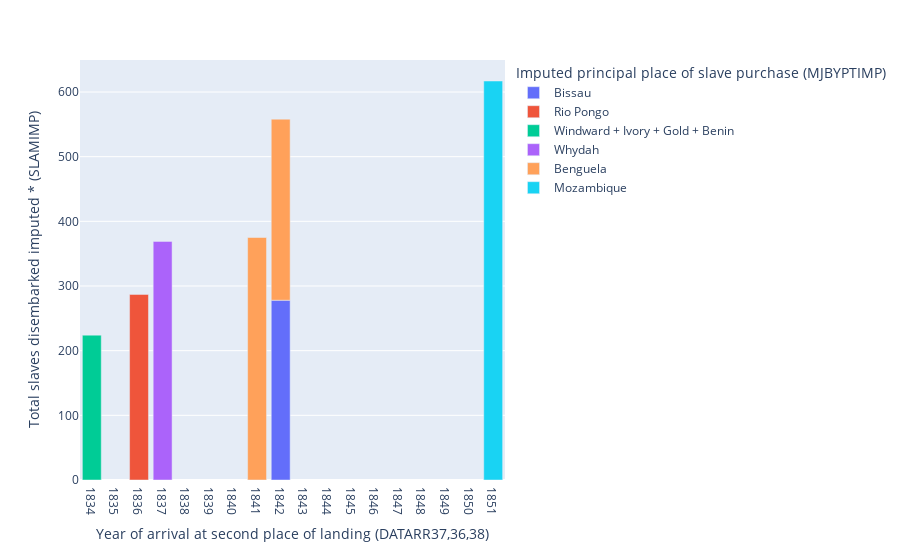

Write notebook code for a chart like this one.
### Code cell
fig = px.bar(df2, x=emb1.value,
             y=emb.value, color=emb3.value
             )
fig.update_xaxes(dtick=1)
fig.show()

### Figure 1 — Plotly figure (JSON) as saved in the notebook; plotly's stock layout.template omitted (floating-point values rounded to 4 significant figures)
{"data": [{"alignmentgroup": "True", "hovertemplate": "Imputed principal place of slave purchase (MJBYPTIMP)=Bissau<br>Year of arrival at second place of landing (DATARR37,36,38)=%{x}<br>Total slaves disembarked imputed * (SLAMIMP)=%{y}<extra></extra>", "legendgroup": "Bissau", "marker": {"color": "#636efa", "pattern": {"shape": ""}}, "name": "Bissau", "offsetgroup": "Bissau", "orientation": "v", "showlegend": true, "textposition": "auto", "type": "bar", "x": [1842], "xaxis": "x", "y": [278], "yaxis": "y"}, {"alignmentgroup": "True", "hovertemplate": "Imputed principal place of slave purchase (MJBYPTIMP)=Rio Pongo<br>Year of arrival at second place of landing (DATARR37,36,38)=%{x}<br>Total slaves disembarked imputed * (SLAMIMP)=%{y}<extra></extra>", "legendgroup": "Rio Pongo", "marker": {"color": "#EF553B", "pattern": {"shape": ""}}, "name": "Rio Pongo", "offsetgroup": "Rio Pongo", "orientation": "v", "showlegend": true, "textposition": "auto", "type": "bar", "x": [1836], "xaxis": "x", "y": [287], "yaxis": "y"}, {"alignmentgroup": "True", "hovertemplate": "Imputed principal place of slave purchase (MJBYPTIMP)=Windward + Ivory + Gold + Benin<br>Year of arrival at second place of landing (DATARR37,36,38)=%{x}<br>Total slaves disembarked imputed * (SLAMIMP)=%{y}<extra></extra>", "legendgroup": "Windward + Ivory + Gold + Benin", "marker": {"color": "#00cc96", "pattern": {"shape": ""}}, "name": "Windward + Ivory + Gold + Benin", "offsetgroup": "Windward + Ivory + Gold + Benin", "orientation": "v", "showlegend": true, "textposition": "auto", "type": "bar", "x": [1834], "xaxis": "x", "y": [224], "yaxis": "y"}, {"alignmentgroup": "True", "hovertemplate": "Imputed principal place of slave purchase (MJBYPTIMP)=Whydah<br>Year of arrival at second place of landing (DATARR37,36,38)=%{x}<br>Total slaves disembarked imputed * (SLAMIMP)=%{y}<extra></extra>", "legendgroup": "Whydah", "marker": {"color": "#ab63fa", "pattern": {"shape": ""}}, "name": "Whydah", "offsetgroup": "Whydah", "orientation": "v", "showlegend": true, "textposition": "auto", "type": "bar", "x": [1837], "xaxis": "x", "y": [369], "yaxis": "y"}, {"alignmentgroup": "True", "hovertemplate": "Imputed principal place of slave purchase (MJBYPTIMP)=Benguela<br>Year of arrival at second place of landing (DATARR37,36,38)=%{x}<br>Total slaves disembarked imputed * (SLAMIMP)=%{y}<extra></extra>", "legendgroup": "Benguela", "marker": {"color": "#FFA15A", "pattern": {"shape": ""}}, "name": "Benguela", "offsetgroup": "Benguela", "orientation": "v", "showlegend": true, "textposition": "auto", "type": "bar", "x": [1841, 1842], "xaxis": "x", "y": [375, 280], "yaxis": "y"}, {"alignmentgroup": "True", "hovertemplate": "Imputed principal place of slave purchase (MJBYPTIMP)=Mozambique<br>Year of arrival at second place of landing (DATARR37,36,38)=%{x}<br>Total slaves disembarked imputed * (SLAMIMP)=%{y}<extra></extra>", "legendgroup": "Mozambique", "marker": {"color": "#19d3f3", "pattern": {"shape": ""}}, "name": "Mozambique", "offsetgroup": "Mozambique", "orientation": "v", "showlegend": true, "textposition": "auto", "type": "bar", "x": [1851], "xaxis": "x", "y": [617], "yaxis": "y"}], "layout": {"barmode": "relative", "legend": {"title": {"text": "Imputed principal place of slave purchase (MJBYPTIMP)"}, "tracegroupgap": 0}, "margin": {"t": 60}, "xaxis": {"anchor": "y", "domain": [0, 1], "dtick": 1, "title": {"text": "Year of arrival at second place of landing (DATARR37,36,38)"}}, "yaxis": {"anchor": "x", "domain": [0, 1], "title": {"text": "Total slaves disembarked imputed * (SLAMIMP)"}}}}
